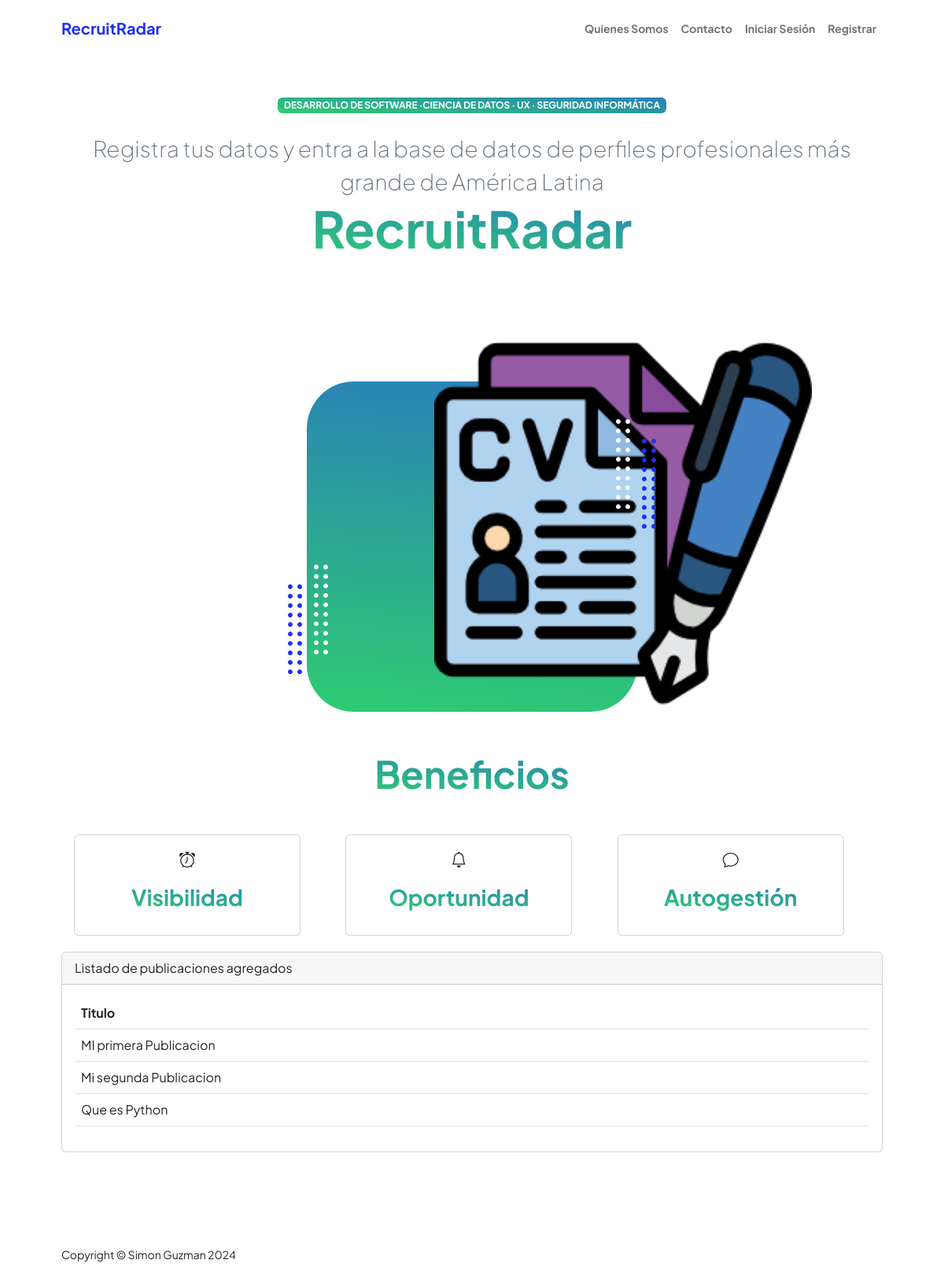
The page /appUsers/ on the database its author committed.
### appUsers/models.py (models this page shows, shortened)
class Publicacion(models.Model):
    user = models.ForeignKey(User, on_delete=models.CASCADE, null=True)
    titulo = models.CharField(max_length=100, null=True, blank = True)
    contenido = models.CharField(max_length=1000, null=True, blank = True)

### appUsers/views.py (the view)
# urls.py: path('',views.home,name="Home"),
def home(request):
    publicacion = Publicacion.objects.all().reverse()[:10]
    return render(request,"appUsers/home.html" ,{"publicacion":publicacion})

### appUsers/templates/appUsers/home.html (shortened to what this page needs)
{% extends "appUsers/base.html" %}
{% load static %}
{% block datosDinamicos %}
<header class="py-5">
    <div class="container px-5 pb-5">
        <div class="row gx-5 align-items-center">
            <div class="col-xxl-5">
                <div class="text-center text-xxl-start">
                    <div class="badge bg-gradient-primary-to-secondary text-white mb-4"><div class="text-uppercase">Desarrollo de Software &middot;Ciencia de Datos &middot; UX &middot; Seguridad Informática</div></div>
                    <div class="fs-3 fw-light text-muted">Registra tus datos y entra a la base de datos de perfiles profesionales más grande de América Latina</div>
                    <h1 class="display-3 fw-bolder mb-5"><span class="text-gradient d-inline">RecruitRadar</span></h1>
                </div>
            </div>
            <div class="col-xxl-7">
                <div class="d-flex justify-content-center mt-5 mt-xxl-0">
                    <div class="profile bg-gradient-primary-to-secondary">
                        <img class="profile-img" src="{% static 'assets/logo.png' %}" alt="..." />
                        <div class="dots-1">
                        </div>
                        <div class="dots-2">
                        </div>
                        <div class="dots-3">
                        </div>
                        <div class="dots-4">
                        </div>
                    </div>
                </div>
            </div>
        </div>
        <section>
            <div class="container px-3" style="margin-top: 50px;">
                <div class="text-center mb-5">
                    <h1 class="display-5 fw-bolder mb-0"><span class="text-gradient d-inline">Beneficios</span></h1>
                </div>
                <div class="row">
                    <div class="col-md-4">
                      <div class="card" style="width: 18rem;">
                        <div class="card-body text-center">
                          <i class="bi bi-alarm fs-5"></i>
                          <p class="card-text"><h3 class="display-9 fw-bolder mb-3"><span class="text-gradient d-inline">Visibilidad</span></h3></p>
                        </div>
                      </div>
                    </div>
                    <div class="col-md-4">
                      <div class="card" style="width: 18rem;">
                        <div class="card-body text-center">
                          <i class="bi bi-bell fs-5"></i>
                          <p class="card-text"><h3 class="display-9 fw-bolder mb-3"><span class="text-gradient d-inline">Oportunidad</span></h3></p>
                        </div>
                      </div>
                    </div>
                    <div class="col-md-4">
                      <div class="card" style="width: 18rem;">
                        <div class="card-body text-center">
                          <i class="bi bi-chat fs-5"></i>
                          <p class="card-text"><h3 class="display-9 fw-bolder mb-3"><span class="text-gradient d-inline">Autogestión</span></h3></p>
                        </div>
                      </div>
                    </div>
                  </div>
            </div>
        </section>
        <section>
            <div class="card" style="margin-top: 20px;">
                <div class="card-header">
                  Listado de publicaciones agregados
                </div>
                <div class="card-body">
                  <section>
                    <table class="table caption-top">
                        <thead>
                          <tr>
                            <th scope="col">Titulo</th>
                          </tr>
                        </thead>
                        <tbody>
                          {% for info in publicacion %}
                          <tr>
                            <td>{{info.titulo}}</td>
                          </tr>
                          {% endfor%}
                        </tbody>
                    </table>
                </section>
                </div>
              </div>
        </section>
    </div>
</header>
{% endblock %}

### rows shown on the page
Publicacion: titulo "MI primera Publicacion"
Publicacion: titulo "Mi segunda Publicacion"
Publicacion: titulo "Que es Python"
